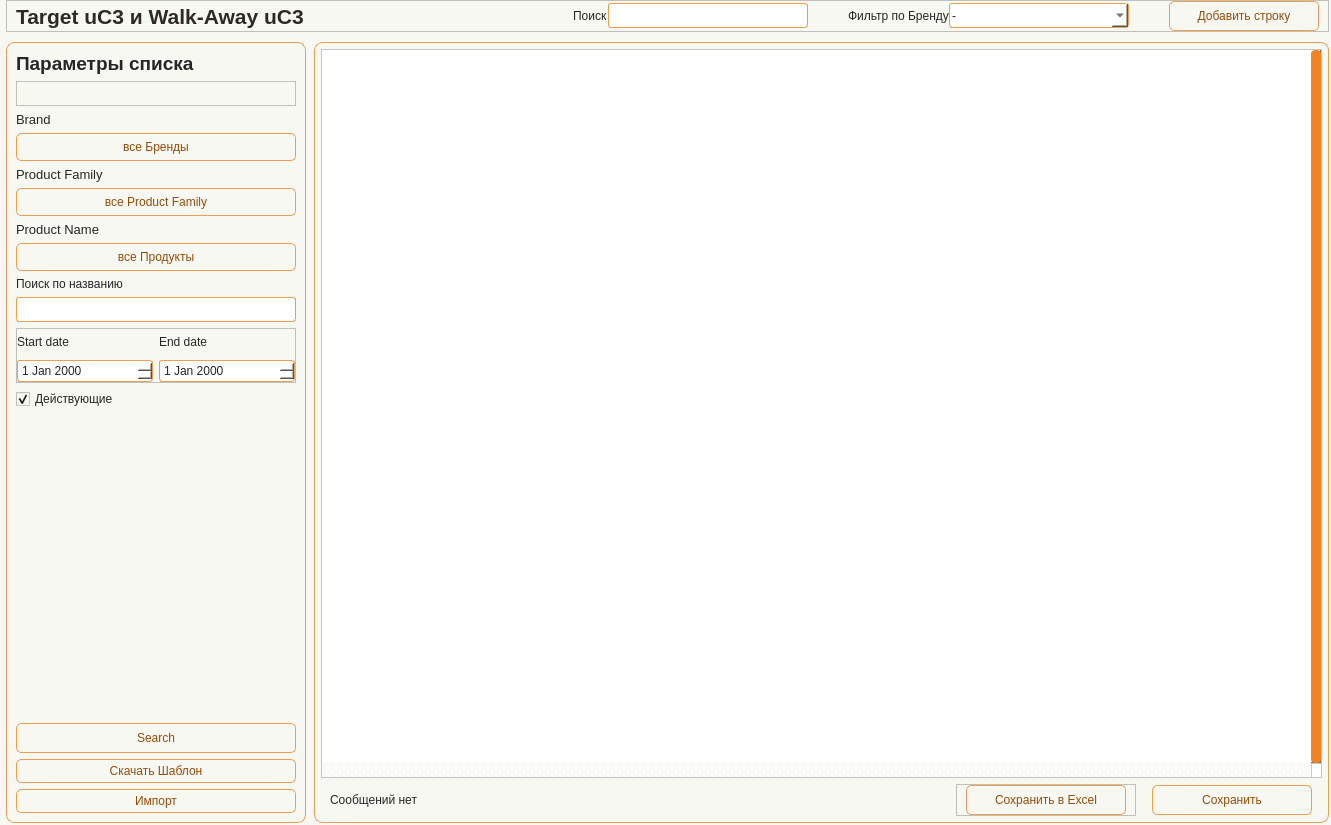
<?xml version='1.0' encoding='utf-8'?>
<ui version="4.0">
 <class>Form</class>
 <widget class="QWidget" name="Form">
  <property name="geometry">
   <rect>
    <x>0</x>
    <y>0</y>
    <width>1331</width>
    <height>825</height>
   </rect>
  </property>
  <property name="minimumSize">
   <size>
    <width>930</width>
    <height>650</height>
   </size>
  </property>
  <property name="windowTitle">
   <string>Form</string>
  </property>
  <property name="styleSheet">
   <string notr="true">/* ===== BASE PREVIEW STYLE FOR DESIGNER ===== */

QWidget {
    background-color: #f8f8f2;
    color: #262626;
    font: 10pt "Tahoma";
}

/* ===== LABELS ===== */

QLabel {
    color: #262626;
}

#Title_label {
    font: 16pt "Tahoma";
    font-weight: 700;
    color: #2D2A26;
}

QLabel#label_filter_title {
    font: 14pt "Tahoma";
    font-weight: 700;
}

/* ===== INPUTS ===== */

QLineEdit, QComboBox, QDateEdit {
    border: 1px solid #f09d54;
    border-radius: 3px;
    padding: 2px;
    background-color: #ffffff;
    color: #262626;
}

/* ===== BUTTONS ===== */

QPushButton {
    border: 1px solid #f09d54;
    border-radius: 5px;
    background-color: #f8f8f2;
    color: #964b09;
    padding: 4px;
}

/* ===== TABLE ===== */

QTableWidget {
    background-color: #ffffff;
    gridline-color: #f28223;
    selection-background-color: #f5d3b5;
    selection-color: #262626;
}

QHeaderView::section {
    background-color: #f5d3b5;
    border: 1px solid #f28223;
    padding: 3px;
}

/* ===== FRAMES ===== */

QFrame#frame_LeftPanel, 
QFrame#frame_RightPanel {
    border: 1px solid #f28223;
    border-radius: 5px;
}

/* ===== SCROLL ===== */

QScrollBar:vertical {
    background: #f8f8f2;
    width: 10px;
}

QScrollBar::handle:vertical {
    background: #f28223;
    border-radius: 4px;
}</string>
  </property>
  <layout class="QHBoxLayout" name="horizontalLayout">
   <property name="leftMargin">
    <number>0</number>
   </property>
   <property name="topMargin">
    <number>0</number>
   </property>
   <property name="rightMargin">
    <number>0</number>
   </property>
   <property name="bottomMargin">
    <number>0</number>
   </property>
   <item>
    <widget class="QWidget" name="widget" native="true">
     <layout class="QVBoxLayout" name="verticalLayout">
      <property name="spacing">
       <number>10</number>
      </property>
      <property name="leftMargin">
       <number>6</number>
      </property>
      <property name="topMargin">
       <number>0</number>
      </property>
      <property name="rightMargin">
       <number>2</number>
      </property>
      <property name="bottomMargin">
       <number>2</number>
      </property>
      <item>
       <widget class="QFrame" name="frame_6">
        <property name="minimumSize">
         <size>
          <width>0</width>
          <height>32</height>
         </size>
        </property>
        <property name="maximumSize">
         <size>
          <width>16777215</width>
          <height>32</height>
         </size>
        </property>
        <property name="frameShape">
         <enum>QFrame::Shape::StyledPanel</enum>
        </property>
        <property name="frameShadow">
         <enum>QFrame::Shadow::Raised</enum>
        </property>
        <layout class="QHBoxLayout" name="horizontalLayout_5">
         <property name="spacing">
          <number>0</number>
         </property>
         <property name="topMargin">
          <number>0</number>
         </property>
         <property name="bottomMargin">
          <number>0</number>
         </property>
         <item>
          <widget class="QLabel" name="Title_label">
           <property name="minimumSize">
            <size>
             <width>0</width>
             <height>30</height>
            </size>
           </property>
           <property name="maximumSize">
            <size>
             <width>16777215</width>
             <height>30</height>
            </size>
           </property>
           <property name="font">
            <font>
             <family>Tahoma</family>
             <pointsize>16</pointsize>
             <italic>false</italic>
             <bold>true</bold>
            </font>
           </property>
           <property name="layoutDirection">
            <enum>Qt::LayoutDirection::LeftToRight</enum>
           </property>
           <property name="text">
            <string>Target uC3 и Walk-Away uC3</string>
           </property>
          </widget>
         </item>
         <item>
          <spacer name="horizontalSpacer_top">
           <property name="orientation">
            <enum>Qt::Orientation::Horizontal</enum>
           </property>
           <property name="sizeHint" stdset="0">
            <size>
             <width>654</width>
             <height>17</height>
            </size>
           </property>
          </spacer>
         </item>
         <item>
          <widget class="QLabel" name="label_FindProduct">
           <property name="text">
            <string>Поиск</string>
           </property>
          </widget>
         </item>
         <item>
          <widget class="QLineEdit" name="line_FindProduct">
           <property name="minimumSize">
            <size>
             <width>200</width>
             <height>25</height>
            </size>
           </property>
           <property name="maximumSize">
            <size>
             <width>320</width>
             <height>25</height>
            </size>
           </property>
           <property name="toolTip">
            <string>Поиск продукта для выбора в редактируемой строке</string>
           </property>
          </widget>
         </item>
         <item>
          <spacer name="horizontalSpacer_2">
           <property name="orientation">
            <enum>Qt::Orientation::Horizontal</enum>
           </property>
           <property name="sizeType">
            <enum>QSizePolicy::Policy::Fixed</enum>
           </property>
           <property name="sizeHint" stdset="0">
            <size>
             <width>40</width>
             <height>20</height>
            </size>
           </property>
          </spacer>
         </item>
         <item>
          <widget class="QLabel" name="label_FindBrand">
           <property name="text">
            <string>Фильтр по Бренду</string>
           </property>
          </widget>
         </item>
         <item>
          <widget class="QComboBox" name="cbo_FindBrand">
           <property name="minimumSize">
            <size>
             <width>180</width>
             <height>25</height>
            </size>
           </property>
           <property name="maximumSize">
            <size>
             <width>260</width>
             <height>25</height>
            </size>
           </property>
           <item>
            <property name="text">
             <string>-</string>
            </property>
           </item>
          </widget>
         </item>
         <item>
          <spacer name="horizontalSpacer">
           <property name="orientation">
            <enum>Qt::Orientation::Horizontal</enum>
           </property>
           <property name="sizeType">
            <enum>QSizePolicy::Policy::Fixed</enum>
           </property>
           <property name="sizeHint" stdset="0">
            <size>
             <width>40</width>
             <height>20</height>
            </size>
           </property>
          </spacer>
         </item>
         <item>
          <widget class="QPushButton" name="btn_AddLine">
           <property name="minimumSize">
            <size>
             <width>150</width>
             <height>30</height>
            </size>
           </property>
           <property name="maximumSize">
            <size>
             <width>150</width>
             <height>30</height>
            </size>
           </property>
           <property name="text">
            <string>Добавить строку</string>
           </property>
           <property name="icon">
            <iconset>
             <normaloff>:/icon/icon/plus-circle — копия — копия.svg</normaloff>:/icon/icon/plus-circle — копия — копия.svg</iconset>
           </property>
          </widget>
         </item>
        </layout>
       </widget>
      </item>
      <item>
       <widget class="QFrame" name="frame_Content">
        <property name="frameShape">
         <enum>QFrame::Shape::NoFrame</enum>
        </property>
        <property name="frameShadow">
         <enum>QFrame::Shadow::Plain</enum>
        </property>
        <layout class="QHBoxLayout" name="horizontalLayout_content">
         <property name="spacing">
          <number>8</number>
         </property>
         <property name="leftMargin">
          <number>0</number>
         </property>
         <property name="topMargin">
          <number>0</number>
         </property>
         <property name="rightMargin">
          <number>0</number>
         </property>
         <property name="bottomMargin">
          <number>0</number>
         </property>
         <item>
          <widget class="QFrame" name="frame_LeftPanel">
           <property name="minimumSize">
            <size>
             <width>280</width>
             <height>0</height>
            </size>
           </property>
           <property name="maximumSize">
            <size>
             <width>300</width>
             <height>16777215</height>
            </size>
           </property>
           <property name="styleSheet">
            <string notr="true">#frame_LeftPanel {border: 1px solid #f09d54; border-radius: 8px;}</string>
           </property>
           <property name="frameShape">
            <enum>QFrame::Shape::StyledPanel</enum>
           </property>
           <property name="frameShadow">
            <enum>QFrame::Shadow::Raised</enum>
           </property>
           <layout class="QVBoxLayout" name="verticalLayout_left">
            <property name="spacing">
             <number>6</number>
            </property>
            <property name="leftMargin">
             <number>9</number>
            </property>
            <property name="topMargin">
             <number>9</number>
            </property>
            <property name="rightMargin">
             <number>9</number>
            </property>
            <property name="bottomMargin">
             <number>9</number>
            </property>
            <item>
             <widget class="QLabel" name="label_filter_title">
              <property name="font">
               <font>
                <family>Tahoma</family>
                <pointsize>14</pointsize>
                <italic>false</italic>
                <bold>true</bold>
               </font>
              </property>
              <property name="text">
               <string>Параметры списка</string>
              </property>
             </widget>
            </item>
            <item>
             <widget class="QFrame" name="frame_2">
              <property name="minimumSize">
               <size>
                <width>0</width>
                <height>25</height>
               </size>
              </property>
              <property name="maximumSize">
               <size>
                <width>16777215</width>
                <height>25</height>
               </size>
              </property>
              <property name="frameShape">
               <enum>QFrame::Shape::StyledPanel</enum>
              </property>
              <property name="frameShadow">
               <enum>QFrame::Shadow::Raised</enum>
              </property>
             </widget>
            </item>
            <item>
             <widget class="QLabel" name="label_5">
              <property name="font">
               <font>
                <family>Tahoma</family>
                <pointsize>10</pointsize>
                <italic>false</italic>
                <bold>false</bold>
               </font>
              </property>
              <property name="text">
               <string>Brand</string>
              </property>
             </widget>
            </item>
            <item>
             <widget class="QPushButton" name="btn_FilterBrand">
              <property name="minimumSize">
               <size>
                <width>0</width>
                <height>28</height>
               </size>
              </property>
              <property name="maximumSize">
               <size>
                <width>16777215</width>
                <height>16777215</height>
               </size>
              </property>
              <property name="toolTip">
               <string>Открыть фильтр по брендам</string>
              </property>
              <property name="text">
               <string>все Бренды</string>
              </property>
             </widget>
            </item>
            <item>
             <widget class="QLabel" name="label_4">
              <property name="font">
               <font>
                <family>Tahoma</family>
                <pointsize>10</pointsize>
                <italic>false</italic>
                <bold>false</bold>
               </font>
              </property>
              <property name="text">
               <string>Product Family</string>
              </property>
             </widget>
            </item>
            <item>
             <widget class="QPushButton" name="btn_FilterProductFamily">
              <property name="minimumSize">
               <size>
                <width>0</width>
                <height>28</height>
               </size>
              </property>
              <property name="maximumSize">
               <size>
                <width>16777215</width>
                <height>16777215</height>
               </size>
              </property>
              <property name="toolTip">
               <string>Открыть фильтр по Product Family</string>
              </property>
              <property name="text">
               <string>все Product Family</string>
              </property>
             </widget>
            </item>
            <item>
             <widget class="QLabel" name="label_3">
              <property name="font">
               <font>
                <family>Tahoma</family>
                <pointsize>10</pointsize>
                <italic>false</italic>
                <bold>false</bold>
               </font>
              </property>
              <property name="text">
               <string>Product Name</string>
              </property>
             </widget>
            </item>
            <item>
             <widget class="QPushButton" name="btn_FilterProduct">
              <property name="minimumSize">
               <size>
                <width>0</width>
                <height>28</height>
               </size>
              </property>
              <property name="maximumSize">
               <size>
                <width>16777215</width>
                <height>16777215</height>
               </size>
              </property>
              <property name="toolTip">
               <string>Открыть фильтр по продуктам</string>
              </property>
              <property name="text">
               <string>все Продукты</string>
              </property>
             </widget>
            </item>
            <item>
             <widget class="QLabel" name="label_8">
              <property name="text">
               <string>Поиск по названию</string>
              </property>
             </widget>
            </item>
            <item>
             <widget class="QLineEdit" name="line_NameSearch">
              <property name="minimumSize">
               <size>
                <width>0</width>
                <height>25</height>
               </size>
              </property>
              <property name="maximumSize">
               <size>
                <width>16777215</width>
                <height>25</height>
               </size>
              </property>
             </widget>
            </item>
            <item>
             <widget class="QFrame" name="frame_7">
              <property name="minimumSize">
               <size>
                <width>0</width>
                <height>55</height>
               </size>
              </property>
              <property name="maximumSize">
               <size>
                <width>16777215</width>
                <height>55</height>
               </size>
              </property>
              <property name="frameShape">
               <enum>QFrame::Shape::StyledPanel</enum>
              </property>
              <property name="frameShadow">
               <enum>QFrame::Shadow::Raised</enum>
              </property>
              <layout class="QGridLayout" name="gridLayout">
               <property name="leftMargin">
                <number>0</number>
               </property>
               <property name="topMargin">
                <number>0</number>
               </property>
               <property name="rightMargin">
                <number>0</number>
               </property>
               <property name="bottomMargin">
                <number>0</number>
               </property>
               <item row="3" column="0">
                <widget class="QDateEdit" name="line_Start_date" />
               </item>
               <item row="3" column="1">
                <widget class="QDateEdit" name="line_End_date" />
               </item>
               <item row="2" column="1">
                <widget class="QLabel" name="label_7">
                 <property name="text">
                  <string>End date</string>
                 </property>
                </widget>
               </item>
               <item row="2" column="0">
                <widget class="QLabel" name="label_6">
                 <property name="text">
                  <string>Start date</string>
                 </property>
                </widget>
               </item>
              </layout>
             </widget>
            </item>
            <item>
             <widget class="QCheckBox" name="chb_CalcToday">
              <property name="text">
               <string>Действующие</string>
              </property>
             <property name="checked"><bool>true</bool></property></widget>
            </item>
            <item>
             <spacer name="verticalSpacer_filters">
              <property name="orientation">
               <enum>Qt::Orientation::Vertical</enum>
              </property>
              <property name="sizeHint" stdset="0">
               <size>
                <width>20</width>
                <height>370</height>
               </size>
              </property>
             </spacer>
            </item>
            <item>
             <widget class="QFrame" name="frame_3">
              <property name="minimumSize">
               <size>
                <width>110</width>
                <height>0</height>
               </size>
              </property>
              <property name="maximumSize">
               <size>
                <width>16777215</width>
                <height>16777215</height>
               </size>
              </property>
              <layout class="QVBoxLayout" name="verticalLayout_4" stretch="0,0,0">
               <property name="spacing">
                <number>6</number>
               </property>
               <property name="leftMargin">
                <number>0</number>
               </property>
               <property name="topMargin">
                <number>0</number>
               </property>
               <property name="rightMargin">
                <number>0</number>
               </property>
               <property name="bottomMargin">
                <number>0</number>
               </property>
               <item>
                <widget class="QPushButton" name="btn_Search">
                 <property name="minimumSize">
                  <size>
                   <width>100</width>
                   <height>30</height>
                  </size>
                 </property>
                 <property name="maximumSize">
                  <size>
                   <width>16777215</width>
                   <height>16777215</height>
                  </size>
                 </property>
                 <property name="text">
                  <string>Search</string>
                 </property>
                 <property name="icon">
                  <iconset>
                   <normaloff>:/icon/icon/search — копия — копия.svg</normaloff>:/icon/icon/search — копия — копия.svg</iconset>
                 </property>
                </widget>
               </item>
               <item>
                <widget class="QPushButton" name="btn_DownFile">
                 <property name="text">
                  <string>Скачать Шаблон</string>
                 </property>
                 <property name="icon">
                  <iconset>
                   <normaloff>:/icon/icon/arrow-down-circle — копия — копия.svg</normaloff>:/icon/icon/arrow-down-circle — копия — копия.svg</iconset>
                 </property>
                </widget>
               </item>
               <item>
                <widget class="QPushButton" name="btn_Import">
                 <property name="text">
                  <string>Импорт</string>
                 </property>
                 <property name="icon">
                  <iconset>
                   <normaloff>:/icon/icon/arrow-up-circle — копия — копия.svg</normaloff>:/icon/icon/arrow-up-circle — копия — копия.svg</iconset>
                 </property>
                </widget>
               </item>
              </layout>
             </widget>
            </item>
           </layout>
          </widget>
         </item>
         <item>
          <widget class="QFrame" name="frame_RightPanel">
           <property name="styleSheet">
            <string notr="true">#frame_RightPanel {border: 1px solid #f09d54; border-radius: 8px;}</string>
           </property>
           <property name="frameShape">
            <enum>QFrame::Shape::StyledPanel</enum>
           </property>
           <property name="frameShadow">
            <enum>QFrame::Shadow::Raised</enum>
           </property>
           <layout class="QVBoxLayout" name="verticalLayout_right">
            <property name="spacing">
             <number>6</number>
            </property>
            <property name="leftMargin">
             <number>6</number>
            </property>
            <property name="topMargin">
             <number>6</number>
            </property>
            <property name="rightMargin">
             <number>6</number>
            </property>
            <property name="bottomMargin">
             <number>6</number>
            </property>
            <item>
             <layout class="QHBoxLayout" name="horizontalLayout_topRight">
              <property name="spacing">
               <number>6</number>
              </property>
              <property name="leftMargin">
               <number>0</number>
              </property>
              <property name="topMargin">
               <number>0</number>
              </property>
              <property name="rightMargin">
               <number>0</number>
              </property>
              <property name="bottomMargin">
               <number>0</number>
              </property>
             </layout>
            </item>
            <item>
             <widget class="QTableWidget" name="table">
              <property name="verticalScrollBarPolicy">
               <enum>Qt::ScrollBarPolicy::ScrollBarAlwaysOn</enum>
              </property>
              <property name="horizontalScrollBarPolicy">
               <enum>Qt::ScrollBarPolicy::ScrollBarAlwaysOn</enum>
              </property>
              <property name="sizeAdjustPolicy">
               <enum>QAbstractScrollArea::SizeAdjustPolicy::AdjustToContents</enum>
              </property>
              <property name="autoScrollMargin">
               <number>10</number>
              </property>
              <property name="selectionMode">
               <enum>QAbstractItemView::SelectionMode::SingleSelection</enum>
              </property>
              <property name="textElideMode">
               <enum>Qt::TextElideMode::ElideMiddle</enum>
              </property>
              <property name="sortingEnabled">
               <bool>true</bool>
              </property>
              <property name="wordWrap">
               <bool>false</bool>
              </property>
              <property name="rowCount">
               <number>0</number>
              </property>
              <property name="columnCount">
               <number>0</number>
              </property>
              <attribute name="horizontalHeaderCascadingSectionResizes">
               <bool>true</bool>
              </attribute>
              <attribute name="horizontalHeaderMinimumSectionSize">
               <number>55</number>
              </attribute>
              <attribute name="horizontalHeaderDefaultSectionSize">
               <number>100</number>
              </attribute>
              <attribute name="horizontalHeaderShowSortIndicator" stdset="0">
               <bool>true</bool>
              </attribute>
              <attribute name="horizontalHeaderStretchLastSection">
               <bool>true</bool>
              </attribute>
              <attribute name="verticalHeaderVisible">
               <bool>false</bool>
              </attribute>
              <attribute name="verticalHeaderCascadingSectionResizes">
               <bool>true</bool>
              </attribute>
              <attribute name="verticalHeaderMinimumSectionSize">
               <number>24</number>
              </attribute>
              <attribute name="verticalHeaderDefaultSectionSize">
               <number>25</number>
              </attribute>
              <attribute name="verticalHeaderHighlightSections">
               <bool>false</bool>
              </attribute>
             </widget>
            </item>
            <item>
             <widget class="QFrame" name="frame_Update">
              <property name="minimumSize">
               <size>
                <width>0</width>
                <height>0</height>
               </size>
              </property>
              <property name="maximumSize">
               <size>
                <width>16777215</width>
                <height>50</height>
               </size>
              </property>
              <layout class="QHBoxLayout" name="horizontalLayout_4">
               <property name="leftMargin">
                <number>0</number>
               </property>
               <property name="topMargin">
                <number>0</number>
               </property>
               <property name="rightMargin">
                <number>0</number>
               </property>
               <property name="bottomMargin">
                <number>0</number>
               </property>
               <item>
                <widget class="QFrame" name="frame_4">
                 <property name="minimumSize">
                  <size>
                   <width>0</width>
                   <height>0</height>
                  </size>
                 </property>
                 <layout class="QVBoxLayout" name="verticalLayout_5">
                  <property name="leftMargin">
                   <number>9</number>
                  </property>
                  <property name="topMargin">
                   <number>0</number>
                  </property>
                  <property name="rightMargin">
                   <number>0</number>
                  </property>
                  <property name="bottomMargin">
                   <number>0</number>
                  </property>
                  <item>
                   <widget class="QLabel" name="label_msg">
                    <property name="text">
                     <string>Сообщений нет</string>
                    </property>
                   </widget>
                  </item>
                 </layout>
                </widget>
               </item>
               <item>
                <widget class="QFrame" name="frame">
                 <property name="minimumSize">
                  <size>
                   <width>180</width>
                   <height>0</height>
                  </size>
                 </property>
                 <property name="maximumSize">
                  <size>
                   <width>180</width>
                   <height>16777215</height>
                  </size>
                 </property>
                 <property name="frameShape">
                  <enum>QFrame::Shape::StyledPanel</enum>
                 </property>
                 <property name="frameShadow">
                  <enum>QFrame::Shadow::Raised</enum>
                 </property>
                 <layout class="QHBoxLayout" name="horizontalLayout_2">
                  <property name="spacing">
                   <number>0</number>
                  </property>
                  <property name="leftMargin">
                   <number>0</number>
                  </property>
                  <property name="topMargin">
                   <number>0</number>
                  </property>
                  <property name="rightMargin">
                   <number>0</number>
                  </property>
                  <property name="bottomMargin">
                   <number>0</number>
                  </property>
                  <item>
                   <widget class="QPushButton" name="btn_SaveExcel">
                    <property name="minimumSize">
                     <size>
                      <width>160</width>
                      <height>30</height>
                     </size>
                    </property>
                    <property name="maximumSize">
                     <size>
                      <width>160</width>
                      <height>30</height>
                     </size>
                    </property>
                    <property name="text">
                     <string>Сохранить в Excel</string>
                    </property>
                    <property name="icon">
                     <iconset>
                      <normaloff>:/icon/icon/download — копия — копия.svg</normaloff>:/icon/icon/download — копия — копия.svg</iconset>
                    </property>
                   </widget>
                  </item>
                 </layout>
                </widget>
               </item>
               <item>
                <widget class="QFrame" name="frame_5">
                 <property name="minimumSize">
                  <size>
                   <width>120</width>
                   <height>0</height>
                  </size>
                 </property>
                 <property name="maximumSize">
                  <size>
                   <width>180</width>
                   <height>16777215</height>
                  </size>
                 </property>
                 <layout class="QHBoxLayout" name="horizontalLayout_3">
                  <property name="spacing">
                   <number>0</number>
                  </property>
                  <property name="leftMargin">
                   <number>0</number>
                  </property>
                  <property name="topMargin">
                   <number>0</number>
                  </property>
                  <property name="rightMargin">
                   <number>0</number>
                  </property>
                  <property name="bottomMargin">
                   <number>0</number>
                  </property>
                  <item>
                   <widget class="QPushButton" name="btn_Save">
                    <property name="minimumSize">
                     <size>
                      <width>160</width>
                      <height>30</height>
                     </size>
                    </property>
                    <property name="maximumSize">
                     <size>
                      <width>160</width>
                      <height>16777215</height>
                     </size>
                    </property>
                    <property name="text">
                     <string>Сохранить</string>
                    </property>
                    <property name="icon">
                     <iconset>
                      <normaloff>:/icon/icon/save — копия — копия.svg</normaloff>:/icon/icon/save — копия — копия.svg</iconset>
                    </property>
                   </widget>
                  </item>
                 </layout>
                </widget>
               </item>
              </layout>
             </widget>
            </item>
           </layout>
          </widget>
         </item>
        </layout>
       </widget>
      </item>
     </layout>
    </widget>
   </item>
  </layout>
 </widget>
 <resources>
  <include location="../resource.qrc" />
 </resources>
 <connections />
</ui>
